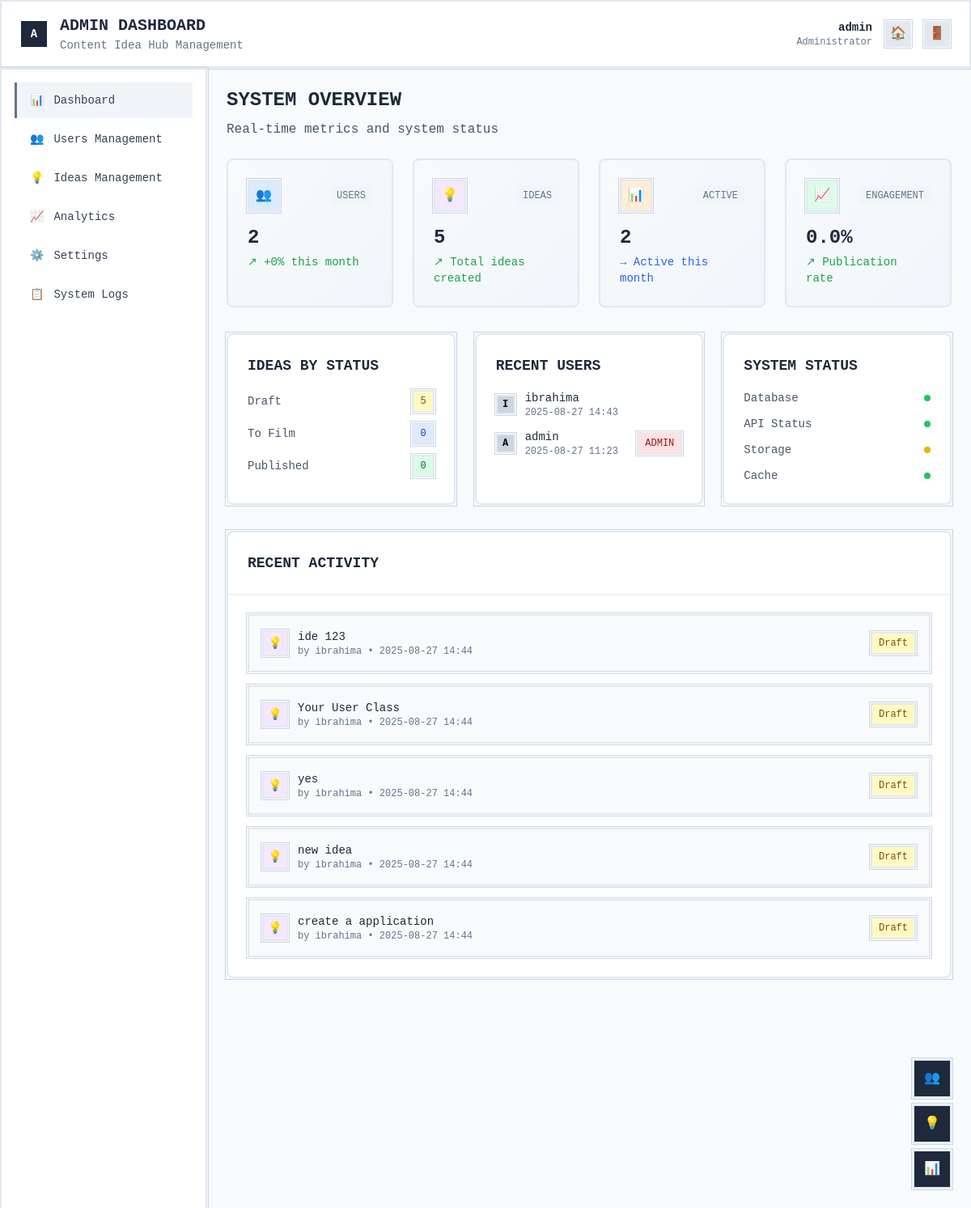
The app's page /admin/ (signed in) with its own data.
### app/models.py (models this page shows, shortened)
class User(db.Model, UserMixin):
    id = db.Column(db.Integer, primary_key=True)
    username = db.Column(db.String(64), unique=True, nullable=False)
    password_hash = db.Column(db.String(128), nullable=False)
    ideas = db.relationship('Idea', backref='author', lazy=True)
    created_at = db.Column(db.DateTime, default=datetime.utcnow)
    is_admin = db.Column(db.Boolean, default=False)

class Idea(db.Model):
    id = db.Column(db.Integer, primary_key=True)
    title = db.Column(db.String(100), nullable=False)
    description = db.Column(db.Text)
    tags = db.Column(db.String(200))  # e.g., "video,funny,tech"
    status = db.Column(db.String(20), default='Draft')  # Draft, To Film, Published
    timestamp = db.Column(db.DateTime, index=True, default=datetime.utcnow)
    user_id = db.Column(db.Integer, db.ForeignKey('user.id'), nullable=False)

### app/admin_routes.py (the view)
@admin_bp.route('/')
@login_required
@admin_required
def dashboard():
    total_users = User.query.count()
    total_ideas = Idea.query.count()
    active_users = User.query.filter(
        User.created_at >= datetime.utcnow() - timedelta(days=30)
    ).count()
    published_ideas = Idea.query.filter_by(status='Published').count()
    draft_ideas = Idea.query.filter_by(status='Draft').count()
    engagement_rate = (published_ideas / total_ideas * 100) if total_ideas > 0 else 0
    last_month = datetime.utcnow() - timedelta(days=30)
    users_last_month = User.query.filter(User.created_at >= last_month).count()
    previous_month = User.query.filter(
        User.created_at < last_month,
        User.created_at >= datetime.utcnow() - timedelta(days=60)
    ).count()
    user_growth = ((users_last_month - previous_month) / previous_month * 100) if previous_month > 0 else 0
    ideas_by_status = db.session.query(
        Idea.status, func.count(Idea.id)
    ).group_by(Idea.status).all()
    recent_users = User.query.order_by(User.created_at.desc()).limit(5).all()
    recent_ideas = Idea.query.order_by(Idea.timestamp.desc()).limit(10).all()
    return render_template('admin/dashboard.html',
                         total_users=total_users,
                         total_ideas=total_ideas,
                         active_users=active_users,
                         engagement_rate=round(engagement_rate, 1),
                         user_growth=round(user_growth, 1),
                         ideas_by_status=dict(ideas_by_status),
                         recent_users=recent_users,
                         recent_ideas=recent_ideas)

### app/templates/admin/dashboard.html (shortened to what this page needs)
{% extends "admin/base.html" %}
{% block content %}
<div class="mb-6">
    <h2 class="text-2xl font-bold text-wireframe-800 mb-2">SYSTEM OVERVIEW</h2>
    <p class="text-wireframe-600">Real-time metrics and system status</p>
</div>
<div class="grid grid-cols-1 md:grid-cols-2 lg:grid-cols-4 gap-6 mb-8">
    <div class="metric-card p-6 rounded-lg">
        <div class="flex items-center justify-between mb-4">
            <div class="w-10 h-10 bg-blue-100 wireframe-border flex items-center justify-center">
                <span class="text-blue-600">👥</span>
            </div>
            <span class="text-xs text-wireframe-500 bg-wireframe-100 px-2 py-1">USERS</span>
        </div>
        <div id="total-users" class="text-2xl font-bold text-wireframe-800 mb-1">{{ total_users }}</div>
        <div class="text-sm text-green-600">↗ +{{ user_growth }}% this month</div>
    </div>
    <div class="metric-card p-6 rounded-lg">
        <div class="flex items-center justify-between mb-4">
            <div class="w-10 h-10 bg-purple-100 wireframe-border flex items-center justify-center">
                <span class="text-purple-600">💡</span>
            </div>
            <span class="text-xs text-wireframe-500 bg-wireframe-100 px-2 py-1">IDEAS</span>
        </div>
        <div id="total-ideas" class="text-2xl font-bold text-wireframe-800 mb-1">{{ total_ideas }}</div>
        <div class="text-sm text-green-600">↗ Total ideas created</div>
    </div>
    <div class="metric-card p-6 rounded-lg">
        <div class="flex items-center justify-between mb-4">
            <div class="w-10 h-10 bg-orange-100 wireframe-border flex items-center justify-center">
                <span class="text-orange-600">📊</span>
            </div>
            <span class="text-xs text-wireframe-500 bg-wireframe-100 px-2 py-1">ACTIVE</span>
        </div>
        <div id="active-users" class="text-2xl font-bold text-wireframe-800 mb-1">{{ active_users }}</div>
        <div class="text-sm text-blue-600">→ Active this month</div>
    </div>
    <div class="metric-card p-6 rounded-lg">
        <div class="flex items-center justify-between mb-4">
            <div class="w-10 h-10 bg-green-100 wireframe-border flex items-center justify-center">
                <span class="text-green-600">📈</span>
            </div>
            <span class="text-xs text-wireframe-500 bg-wireframe-100 px-2 py-1">ENGAGEMENT</span>
        </div>
        <div class="text-2xl font-bold text-wireframe-800 mb-1">{{ engagement_rate }}%</div>
        <div class="text-sm text-green-600">↗ Publication rate</div>
    </div>
</div>
<div class="grid grid-cols-1 lg:grid-cols-3 gap-6 mb-8">
    <div class="wireframe-border bg-white p-6 rounded-lg">
        <h3 class="text-lg font-bold text-wireframe-800 mb-4">IDEAS BY STATUS</h3>
        <div class="space-y-3">
            <div class="flex justify-between items-center">
                <span class="text-sm text-wireframe-600">Draft</span>
                <span class="px-2 py-1 text-xs bg-yellow-100 text-yellow-800 wireframe-border">
                    {{ ideas_by_status.get('Draft', 0) }}
                </span>
            </div>
            <div class="flex justify-between items-center">
                <span class="text-sm text-wireframe-600">To Film</span>
                <span class="px-2 py-1 text-xs bg-blue-100 text-blue-800 wireframe-border">
                    {{ ideas_by_status.get('To Film', 0) }}
                </span>
            </div>
            <div class="flex justify-between items-center">
                <span class="text-sm text-wireframe-600">Published</span>
                <span class="px-2 py-1 text-xs bg-green-100 text-green-800 wireframe-border">
                    {{ ideas_by_status.get('Published', 0) }}
                </span>
            </div>
        </div>
    </div>
    <div class="wireframe-border bg-white p-6 rounded-lg">
        <h3 class="text-lg font-bold text-wireframe-800 mb-4">RECENT USERS</h3>
        <div class="space-y-3">
            {% for user in recent_users %}
            <div class="flex items-center space-x-3">
                <div class="w-6 h-6 bg-wireframe-300 wireframe-border flex items-center justify-center text-xs font-bold">
                    {{ user.username[0]|upper }}
                </div>
                <div class="flex-1">
                    <p class="text-sm font-medium text-wireframe-800">{{ user.username }}</p>
                    <p class="text-xs text-wireframe-500">{{ user.created_at.strftime('%Y-%m-%d %H:%M') }}</p>
                </div>
                {% if user.is_admin %}
                <span class="px-2 py-1 text-xs bg-red-100 text-red-800 wireframe-border">ADMIN</span>
                {% endif %}
            </div>
            {% endfor %}
        </div>
    </div>
    <div class="wireframe-border bg-white p-6 rounded-lg">
        <h3 class="text-lg font-bold text-wireframe-800 mb-4">SYSTEM STATUS</h3>
        <div class="space-y-3">
            <div class="flex justify-between items-center">
                <span class="text-sm text-wireframe-600">Database</span>
                <span class="w-2 h-2 bg-green-500 rounded-full"></span>
            </div>
            <div class="flex justify-between items-center">
                <span class="text-sm text-wireframe-600">API Status</span>
                <span class="w-2 h-2 bg-green-500 rounded-full"></span>
            </div>
            <div class="flex justify-between items-center">
                <span class="text-sm text-wireframe-600">Storage</span>
                <span class="w-2 h-2 bg-yellow-500 rounded-full"></span>
            </div>
            <div class="flex justify-between items-center">
                <span class="text-sm text-wireframe-600">Cache</span>
                <span class="w-2 h-2 bg-green-500 rounded-full"></span>
            </div>
        </div>
    </div>
</div>
<div class="wireframe-border bg-white rounded-lg">
    <div class="p-6 border-b border-wireframe-200">
        <h3 class="text-lg font-bold text-wireframe-800">RECENT ACTIVITY</h3>
    </div>
    <div class="p-6">
        <div class="space-y-4">
            {% for idea in recent_ideas %}
            <div class="flex items-center justify-between p-4 bg-wireframe-50 wireframe-border">
                <div class="flex items-center space-x-3">
                    <div class="w-8 h-8 bg-purple-100 wireframe-border flex items-center justify-center">
                        <span class="text-purple-600 text-sm">💡</span>
                    </div>
                    <div>
                        <p class="text-sm font-medium text-wireframe-800">{{ idea.title }}</p>
                        <p class="text-xs text-wireframe-500">
                            by {{ idea.author.username }} • {{ idea.timestamp.strftime('%Y-%m-%d %H:%M') }}
                        </p>
                    </div>
                </div>
                <div class="flex items-center space-x-2">
                    <span class="px-2 py-1 text-xs
                        {% if idea.status == 'Draft' %}bg-yellow-100 text-yellow-800
                        {% elif idea.status == 'Published' %}bg-green-100 text-green-800
                        {% elif idea.status == 'To Film' %}bg-blue-100 text-blue-800
                        {% endif %} wireframe-border">
                        {{ idea.status }}
                    </span>
                </div>
            </div>
            {% endfor %}
        </div>
    </div>
</div>
<div class="fixed bottom-6 right-6">
    <div class="flex flex-col space-y-2">
        <a href="{{ url_for('admin.users_management') }}"
           class="w-12 h-12 bg-wireframe-800 text-white wireframe-border flex items-center justify-center hover:bg-wireframe-700 transition-colors"
           title="Manage Users">
            👥
        </a>
        <a href="{{ url_for('admin.ideas_management') }}"
           class="w-12 h-12 bg-wireframe-800 text-white wireframe-border flex items-center justify-center hover:bg-wireframe-700 transition-colors"
           title="Manage Ideas">
            💡
        </a>
        <a href="{{ url_for('admin.analytics') }}"
           class="w-12 h-12 bg-wireframe-800 text-white wireframe-border flex items-center justify-center hover:bg-wireframe-700 transition-colors"
           title="View Analytics">
            📊
        </a>
    </div>
</div>
{% endblock %}

### app/templates/admin/base.html (shortened to what this page needs)
<!DOCTYPE html>
<html lang="fr">
<head>
    <script src="https://cdn.tailwindcss.com"></script>
</head>
<body class="bg-wireframe-50 min-h-screen font-mono">
    <header class="wireframe-border bg-white shadow-sm">
        <div class="px-6 py-4">
            <div class="flex items-center justify-between">
                <div class="flex items-center space-x-4">
                    <div class="w-8 h-8 bg-wireframe-800 flex items-center justify-center text-white font-bold text-sm">
                        A
                    </div>
                    <div>
                        <h1 class="text-xl font-bold text-wireframe-800">ADMIN DASHBOARD</h1>
                        <p class="text-sm text-wireframe-500">Content Idea Hub Management</p>
                    </div>
                </div>
                <div class="flex items-center space-x-4">
                    <div class="text-right">
                        <p class="text-sm font-semibold text-wireframe-800">{{ current_user.username }}</p>
                        <p class="text-xs text-wireframe-500">Administrator</p>
                    </div>
                    <a href="{{ url_for('main.index') }}" class="w-8 h-8 bg-wireframe-200 wireframe-border flex items-center justify-center hover:bg-wireframe-300 transition-colors" title="Retour au site">
                        <span class="text-wireframe-700">🏠</span>
                    </a>
                    <a href="{{ url_for('main.logout') }}" class="w-8 h-8 bg-wireframe-200 wireframe-border flex items-center justify-center hover:bg-wireframe-300 transition-colors" title="Déconnexion">
                        <span class="text-wireframe-700">🚪</span>
                    </a>
                </div>
            </div>
        </div>
    </header>
    <div class="flex">
        <aside class="w-64 bg-white wireframe-border min-h-screen">
            <nav class="p-4">
                <ul class="space-y-1">
                    <li>
                        <a href="{{ url_for('admin.dashboard') }}" class="nav-item {% if request.endpoint == 'admin.dashboard' %}active{% endif %} flex items-center px-4 py-3 text-sm font-medium text-wireframe-700">
                            <span class="mr-3">📊</span>
                            Dashboard
                        </a>
                    </li>
                    <li>
                        <a href="{{ url_for('admin.users_management') }}" class="nav-item {% if request.endpoint == 'admin.users_management' %}active{% endif %} flex items-center px-4 py-3 text-sm font-medium text-wireframe-700">
                            <span class="mr-3">👥</span>
                            Users Management
                        </a>
                    </li>
                    <li>
                        <a href="{{ url_for('admin.ideas_management') }}" class="nav-item {% if request.endpoint == 'admin.ideas_management' %}active{% endif %} flex items-center px-4 py-3 text-sm font-medium text-wireframe-700">
                            <span class="mr-3">💡</span>
                            Ideas Management
                        </a>
                    </li>
                    <li>
                        <a href="{{ url_for('admin.analytics') }}" class="nav-item {% if request.endpoint == 'admin.analytics' %}active{% endif %} flex items-center px-4 py-3 text-sm font-medium text-wireframe-700">
                            <span class="mr-3">📈</span>
                            Analytics
                        </a>
                    </li>
                    <li>
                        <a href="{{ url_for('admin.settings') }}" class="nav-item {% if request.endpoint == 'admin.settings' %}active{% endif %} flex items-center px-4 py-3 text-sm font-medium text-wireframe-700">
                            <span class="mr-3">⚙️</span>
                            Settings
                        </a>
                    </li>
                    <li>
                        <a href="{{ url_for('admin.system_logs') }}" class="nav-item {% if request.endpoint == 'admin.system_logs' %}active{% endif %} flex items-center px-4 py-3 text-sm font-medium text-wireframe-700">
                            <span class="mr-3">📋</span>
                            System Logs
                        </a>
                    </li>
                </ul>
            </nav>
        </aside>
        <main class="flex-1 p-6">
            {% block content %}{% endblock %}
        </main>
    </div>
</body>
</html>

### records on screen
User: username "admin", username "A", created_at "2025-08-27 11:23", is_admin "ADMIN"
User: username "I", username "ibrahima", created_at "2025-08-27 14:43"
Idea: title "ide 123", author.username "ibrahima", timestamp "2025-08-27 14:44", status "Draft"
Idea: title "Your User Class", author.username "ibrahima", timestamp "2025-08-27 14:44", status "Draft"
Idea: title "yes", author.username "ibrahima", timestamp "2025-08-27 14:44", status "Draft"
Idea: title "new idea", author.username "ibrahima", timestamp "2025-08-27 14:44", status "Draft"
Idea: title "create a application", author.username "ibrahima", timestamp "2025-08-27 14:44", status "Draft"

### other values on screen
{{ total_users }} "2"
{{ user_growth }} "0"
{{ total_ideas }} "5"
{{ active_users }} "2"
{{ engagement_rate }} "0.0"
{{ ideas_by_status.get('Draft', 0) }} "5"
{{ ideas_by_status.get('To Film', 0) }} "0"
{{ ideas_by_status.get('Published', 0) }} "0"
